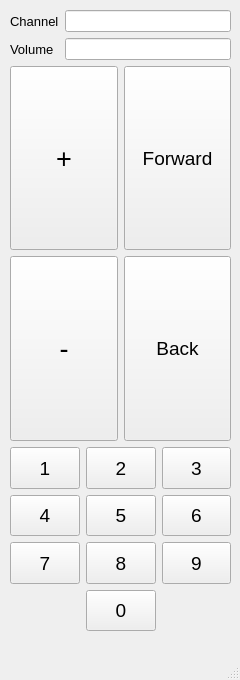
<?xml version="1.0" encoding="UTF-8"?>
<ui version="4.0">
 <class>MainWindow</class>
 <widget class="QMainWindow" name="MainWindow">
  <property name="geometry">
   <rect>
    <x>0</x>
    <y>0</y>
    <width>240</width>
    <height>680</height>
   </rect>
  </property>
  <property name="sizePolicy">
   <sizepolicy hsizetype="Preferred" vsizetype="Fixed">
    <horstretch>0</horstretch>
    <verstretch>0</verstretch>
   </sizepolicy>
  </property>
  <property name="windowTitle">
   <string>MainWindow</string>
  </property>
  <widget class="QWidget" name="centralwidget">
   <widget class="QWidget" name="gridLayoutWidget_2">
    <property name="geometry">
     <rect>
      <x>10</x>
      <y>10</y>
      <width>221</width>
      <height>621</height>
     </rect>
    </property>
    <layout class="QGridLayout" name="gridLayout_2">
     <item row="1" column="3">
      <widget class="QPushButton" name="forward_button">
       <property name="sizePolicy">
        <sizepolicy hsizetype="Minimum" vsizetype="Expanding">
         <horstretch>0</horstretch>
         <verstretch>0</verstretch>
        </sizepolicy>
       </property>
       <property name="font">
        <font>
         <pointsize>14</pointsize>
        </font>
       </property>
       <property name="text">
        <string>Forward</string>
       </property>
      </widget>
     </item>
     <item row="2" column="3">
      <widget class="QPushButton" name="back_button">
       <property name="sizePolicy">
        <sizepolicy hsizetype="Minimum" vsizetype="Expanding">
         <horstretch>0</horstretch>
         <verstretch>0</verstretch>
        </sizepolicy>
       </property>
       <property name="font">
        <font>
         <pointsize>14</pointsize>
        </font>
       </property>
       <property name="text">
        <string>Back</string>
       </property>
      </widget>
     </item>
     <item row="2" column="2">
      <widget class="QPushButton" name="minus_button">
       <property name="sizePolicy">
        <sizepolicy hsizetype="Minimum" vsizetype="Expanding">
         <horstretch>0</horstretch>
         <verstretch>0</verstretch>
        </sizepolicy>
       </property>
       <property name="font">
        <font>
         <pointsize>20</pointsize>
        </font>
       </property>
       <property name="text">
        <string>-</string>
       </property>
      </widget>
     </item>
     <item row="4" column="2" colspan="2">
      <layout class="QGridLayout" name="gridLayout">
       <item row="1" column="2">
        <widget class="QPushButton" name="b_6">
         <property name="sizePolicy">
          <sizepolicy hsizetype="Minimum" vsizetype="Expanding">
           <horstretch>0</horstretch>
           <verstretch>0</verstretch>
          </sizepolicy>
         </property>
         <property name="font">
          <font>
           <pointsize>14</pointsize>
          </font>
         </property>
         <property name="text">
          <string>6</string>
         </property>
        </widget>
       </item>
       <item row="0" column="0">
        <widget class="QPushButton" name="b_1">
         <property name="sizePolicy">
          <sizepolicy hsizetype="Minimum" vsizetype="Expanding">
           <horstretch>0</horstretch>
           <verstretch>0</verstretch>
          </sizepolicy>
         </property>
         <property name="font">
          <font>
           <pointsize>14</pointsize>
          </font>
         </property>
         <property name="text">
          <string>1</string>
         </property>
        </widget>
       </item>
       <item row="1" column="1">
        <widget class="QPushButton" name="b_5">
         <property name="sizePolicy">
          <sizepolicy hsizetype="Minimum" vsizetype="Expanding">
           <horstretch>0</horstretch>
           <verstretch>0</verstretch>
          </sizepolicy>
         </property>
         <property name="font">
          <font>
           <pointsize>14</pointsize>
          </font>
         </property>
         <property name="text">
          <string>5</string>
         </property>
        </widget>
       </item>
       <item row="0" column="2">
        <widget class="QPushButton" name="b_3">
         <property name="sizePolicy">
          <sizepolicy hsizetype="Minimum" vsizetype="Expanding">
           <horstretch>0</horstretch>
           <verstretch>0</verstretch>
          </sizepolicy>
         </property>
         <property name="font">
          <font>
           <pointsize>14</pointsize>
          </font>
         </property>
         <property name="text">
          <string>3</string>
         </property>
        </widget>
       </item>
       <item row="1" column="0">
        <widget class="QPushButton" name="b_4">
         <property name="sizePolicy">
          <sizepolicy hsizetype="Minimum" vsizetype="Expanding">
           <horstretch>0</horstretch>
           <verstretch>0</verstretch>
          </sizepolicy>
         </property>
         <property name="font">
          <font>
           <pointsize>14</pointsize>
          </font>
         </property>
         <property name="text">
          <string>4</string>
         </property>
        </widget>
       </item>
       <item row="0" column="1">
        <widget class="QPushButton" name="b_2">
         <property name="sizePolicy">
          <sizepolicy hsizetype="Minimum" vsizetype="Expanding">
           <horstretch>0</horstretch>
           <verstretch>0</verstretch>
          </sizepolicy>
         </property>
         <property name="font">
          <font>
           <pointsize>14</pointsize>
          </font>
         </property>
         <property name="text">
          <string>2</string>
         </property>
        </widget>
       </item>
       <item row="2" column="2">
        <widget class="QPushButton" name="pushButton_9">
         <property name="sizePolicy">
          <sizepolicy hsizetype="Minimum" vsizetype="Expanding">
           <horstretch>0</horstretch>
           <verstretch>0</verstretch>
          </sizepolicy>
         </property>
         <property name="font">
          <font>
           <pointsize>14</pointsize>
          </font>
         </property>
         <property name="text">
          <string>9</string>
         </property>
        </widget>
       </item>
       <item row="2" column="0">
        <widget class="QPushButton" name="b_7">
         <property name="sizePolicy">
          <sizepolicy hsizetype="Minimum" vsizetype="Expanding">
           <horstretch>0</horstretch>
           <verstretch>0</verstretch>
          </sizepolicy>
         </property>
         <property name="font">
          <font>
           <pointsize>14</pointsize>
          </font>
         </property>
         <property name="text">
          <string>7</string>
         </property>
        </widget>
       </item>
       <item row="2" column="1">
        <widget class="QPushButton" name="b_8">
         <property name="sizePolicy">
          <sizepolicy hsizetype="Minimum" vsizetype="Expanding">
           <horstretch>0</horstretch>
           <verstretch>0</verstretch>
          </sizepolicy>
         </property>
         <property name="font">
          <font>
           <pointsize>14</pointsize>
          </font>
         </property>
         <property name="text">
          <string>8</string>
         </property>
        </widget>
       </item>
       <item row="3" column="1">
        <widget class="QPushButton" name="b_0">
         <property name="sizePolicy">
          <sizepolicy hsizetype="Minimum" vsizetype="Expanding">
           <horstretch>0</horstretch>
           <verstretch>0</verstretch>
          </sizepolicy>
         </property>
         <property name="font">
          <font>
           <pointsize>14</pointsize>
          </font>
         </property>
         <property name="text">
          <string>0</string>
         </property>
        </widget>
       </item>
      </layout>
     </item>
     <item row="0" column="2" colspan="2">
      <layout class="QGridLayout" name="gridLayout_3">
       <item row="1" column="1">
        <widget class="QLineEdit" name="volume"/>
       </item>
       <item row="0" column="1">
        <widget class="QLineEdit" name="channel"/>
       </item>
       <item row="0" column="0">
        <widget class="QLabel" name="label">
         <property name="font">
          <font>
           <pointsize>10</pointsize>
          </font>
         </property>
         <property name="text">
          <string>Channel</string>
         </property>
        </widget>
       </item>
       <item row="1" column="0">
        <widget class="QLabel" name="label_2">
         <property name="font">
          <font>
           <pointsize>10</pointsize>
          </font>
         </property>
         <property name="text">
          <string>Volume</string>
         </property>
        </widget>
       </item>
      </layout>
     </item>
     <item row="1" column="2">
      <widget class="QPushButton" name="plus_button">
       <property name="sizePolicy">
        <sizepolicy hsizetype="Minimum" vsizetype="Expanding">
         <horstretch>0</horstretch>
         <verstretch>0</verstretch>
        </sizepolicy>
       </property>
       <property name="font">
        <font>
         <pointsize>20</pointsize>
        </font>
       </property>
       <property name="text">
        <string>+</string>
       </property>
      </widget>
     </item>
    </layout>
   </widget>
  </widget>
  <widget class="QMenuBar" name="menubar">
   <property name="geometry">
    <rect>
     <x>0</x>
     <y>0</y>
     <width>240</width>
     <height>25</height>
    </rect>
   </property>
  </widget>
  <widget class="QStatusBar" name="statusbar"/>
 </widget>
 <resources/>
 <connections/>
</ui>
